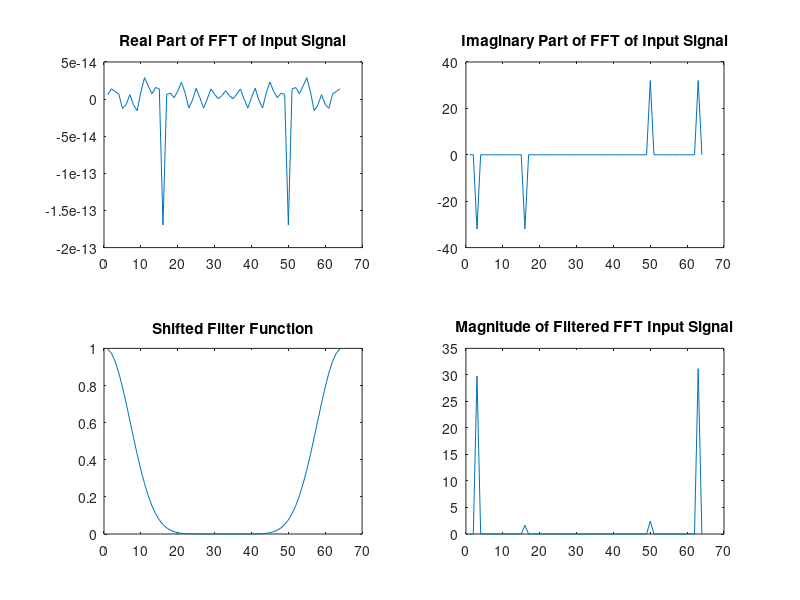
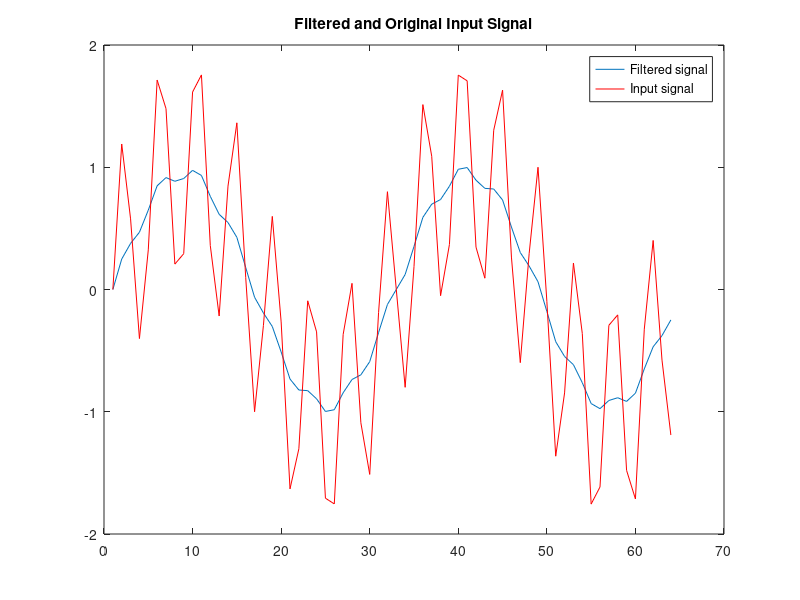

MATLAB code to generate these figures, in order:
% NE 451 Assignment 8 Problem 1
% 2021-11-20
% Kaylie Choi - 20692499

% values of t = 0,1,...63
t = [ 0 : 63 ];
% signal 
y = sin( 30 * pi * t / 64 ) + sin( 4 * pi * t / 64 );

% eliminate high frequency components of signal

% 1. fast fourier transform of signal
fftY = fft(y);
subplot( 2, 2, 1 );
plot (real(fftY));
title('Real Part of FFT of Input Signal')  
subplot( 2, 2, 2 );
plot (imag(fftY));
title('Imaginary Part of FFT of Input Signal')  


% 2. apply filter in fourier domain
% order frequency and apply Hamming window function raised to 5th power
hammingFilter = fftshift( hamming( 64 ).' ).^ 5;
subplot( 2, 2, 3 );
plot (hammingFilter);
title('Shifted Filter Function')  

fftYFilter = fftY .* hammingFilter;
subplot( 2, 2, 4 );
plot (abs(fftYFilter));
title('Magnitude of Filtered FFT Input Signal')  


% 3. inverse fast fourier transform
filteredY = ifft(fftYFilter); 

figure();
plot( real(filteredY) );
title('Filtered and Original Input Signal');
hold on; 
plot(y, 'r');
legend('Filtered signal', 'Input signal');

